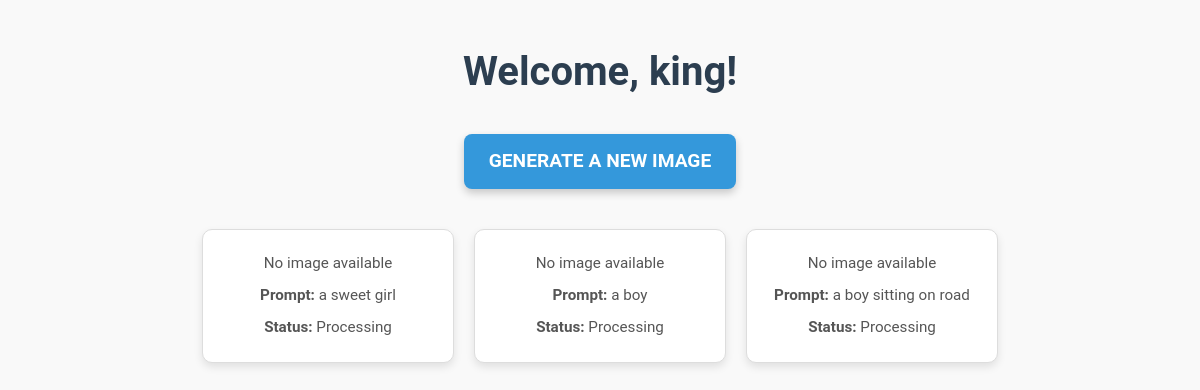
/dashboard (signed in), run on the app's committed database.
### models.py (models this page shows, shortened)
class User(db.Model):
    __tablename__ = 'users'
    id = db.Column(db.Integer, primary_key=True)
    username = db.Column(db.String(80), unique=True, nullable=False)
    password_hash = db.Column(db.String(128), nullable=False)

class GeneratedContent(db.Model):
    __tablename__ = 'generated_content'
    id = db.Column(db.Integer, primary_key=True)
    user_id = db.Column(db.Integer, db.ForeignKey('users.id'), nullable=False)
    prompt = db.Column(db.Text, nullable=False)
    video_paths = db.Column(db.Text, nullable=True)  # Optional for future video generation
    image_paths = db.Column(db.Text, nullable=True)  # Allow None initially
    status = db.Column(db.String(20), default="Processing")
    generated_at = db.Column(db.DateTime, default=datetime.utcnow)
    user = db.relationship('User', backref=db.backref('generated_content', lazy=True))

### app.py (the view)
@app.route('/dashboard')
@login_required
def dashboard():
    user = User.query.filter_by(username=session['username']).first()
    generated_contents = GeneratedContent.query.filter_by(user_id=user.id).order_by(GeneratedContent.generated_at.desc()).all()
    return render_template('dashboard.html', username=user.username, generated_contents=generated_contents)

### app.py (called while the page is built)
def login_required(f):
    @wraps(f)
    def decorated_function(*args, **kwargs):
        if 'username' not in session:
            flash('You need to log in to access this page.')
            return redirect(url_for('login'))
        return f(*args, **kwargs)
    return decorated_function

### templates/dashboard.html (shortened to what this page needs)
<!DOCTYPE html>
<html lang="en">
<head>
    <link rel="stylesheet" href="{{ url_for('static', filename='style.css') }}">
</head>
<body>
    <div class="dashboard">
        <h1>Welcome, {{ username }}!</h1>
        <a href="{{ url_for('generate_video') }}" class="btn">Generate a New Image</a>
        <div class="generated-outputs">
            {% for content in generated_contents %}
            <div class="generated-output">
                {% if content.image_paths %}
                <img src="{{ url_for('static', filename=content.image_paths.split('/')[-1]) }}" alt="Generated Image">
                {% else %}
                <p>No image available</p>
                {% endif %}
                <p><strong>Prompt:</strong> {{ content.prompt }}</p>
                <p><strong>Status:</strong> {{ content.status }}</p>
            </div>
            {% endfor %}
        </div>
    </div>
</body>
</html>

### static/style.css (style rules this page uses)
body { font-family: 'Roboto', sans-serif; margin: 0; padding: 0; background-color: #f9f9f9; color: #333; line-height: 1.6; overflow-x: hidden; }
h1, h2 { text-align: center; font-weight: 700; margin: 0; }
h1 { font-size: 3rem; color: #2c3e50; }
p { font-size: 1.2rem; text-align: center; margin: 20px 0; line-height: 1.8; }
.btn { display: inline-block; background-color: #3498db; color: #fff; font-size: 1.2rem; font-weight: bold; text-transform: uppercase; padding: 15px 30px; border-radius: 50px; text-decoration: none; margin: 10px; transition: all 0.3s ease; box-shadow: 0px 4px 8px rgba(0, 0, 0, 0.2); }
.dashboard { width: 90%; max-width: 1200px; margin: 40px auto; text-align: center; }
.dashboard h1 { margin-bottom: 20px; font-size: 2.5rem; color: #2c3e50; }
.dashboard .btn { background: #3498db; color: #fff; padding: 12px 25px; font-size: 1.2rem; border-radius: 8px; cursor: pointer; transition: background 0.3s ease, transform 0.1s; }
.generated-outputs { display: flex; flex-wrap: wrap; gap: 20px; justify-content: center; margin-top: 30px; }
.generated-output { background: #ffffff; border: 1px solid #ddd; border-radius: 10px; box-shadow: 0 4px 8px rgba(0, 0, 0, 0.1); padding: 15px; width: 220px; text-align: center; transition: transform 0.2s ease, box-shadow 0.2s ease; }
.generated-output p { margin: 5px 0; font-size: 0.95rem; color: #555; }

### data on the page
User: username "king"
GeneratedContent: shows "No image available", prompt "a sweet girl", status "Processing"
GeneratedContent: shows "No image available", prompt "a boy", status "Processing"
GeneratedContent: shows "No image available", prompt "a boy sitting on road", status "Processing"
